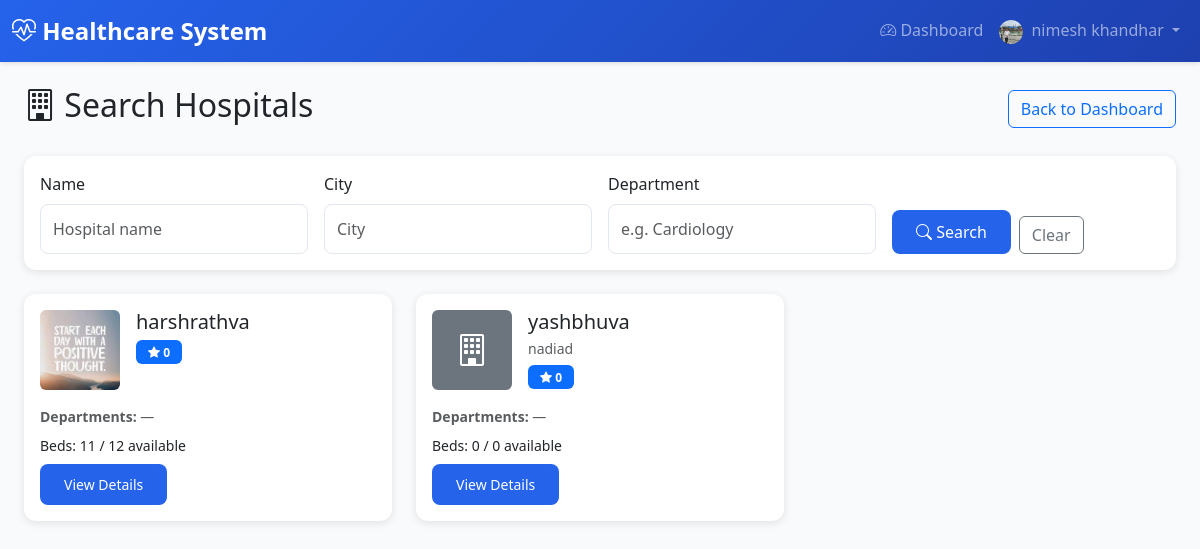
The page /hospitals/search/ (signed in) on the database its author committed.
### accounts/models.py (models this page shows, shortened)
class User(AbstractUser):
    email = models.EmailField(unique=True)
    ROLE_CHOICES = [
        ('ADMIN', 'Admin'),
        ('DOCTOR', 'Doctor'),
        ('PATIENT', 'Patient'),
        ('HOSPITAL', 'Hospital'),
        ('HOSPITAL_ADMIN', 'Hospital Admin'),
    ]
    role = models.CharField(max_length=20, choices=ROLE_CHOICES, default='PATIENT')
    is_approved = models.BooleanField(default=False)  # For Doctor and Hospital approval
    phone_number = models.CharField(max_length=15, blank=True)
    address = models.TextField(blank=True)
    profile_picture = models.ImageField(upload_to='user_profiles/', blank=True, null=True)
    created_at = models.DateTimeField(auto_now_add=True)
    updated_at = models.DateTimeField(auto_now=True)
    class Meta:
        db_table = 'users'
        verbose_name = 'User'
        verbose_name_plural = 'Users'

### hospitals/models.py (models this page shows, shortened)
class Hospital(models.Model):
    user = models.OneToOneField(
        settings.AUTH_USER_MODEL,
        on_delete=models.CASCADE,
        related_name='hospital_profile'
    )
    name = models.CharField(max_length=200)
    registration_number = models.CharField(max_length=50, unique=True)
    address = models.TextField(blank=True)
    city = models.CharField(max_length=100, blank=True)
    state = models.CharField(max_length=100, blank=True)
    zip_code = models.CharField(max_length=10, blank=True)
    phone = models.CharField(max_length=15, blank=True)
    email = models.EmailField(blank=True)
    website = models.URLField(blank=True)
    description = models.TextField(blank=True)
    facilities = models.TextField(blank=True, help_text="Departments - comma separated")
    total_beds = models.PositiveIntegerField(default=0)
    available_beds = models.PositiveIntegerField(default=0)  # Kept for migration; use available_beds_count for dynamic
    logo = models.ImageField(upload_to='hospital_logos/', blank=True, null=True)
    verification_document = models.FileField(upload_to='hospital_verifications/', blank=True, null=True, help_text="Upload registration certificate or license for verification")
    created_at = models.DateTimeField(auto_now_add=True)
    updated_at = models.DateTimeField(auto_now=True)
    class Meta:
        db_table = 'hospitals'
        verbose_name = 'Hospital'
        verbose_name_plural = 'Hospitals'
        ordering = ['name']
    @property
    def occupied_beds_count(self):
        from django.db.models import Q
        return self.admissions.filter(
            Q(discharge_time__isnull=True) | Q(discharge_time__gt=timezone.now())
        ).count()
    @property
    def available_beds_count(self):
        return max(0, self.total_beds - self.occupied_beds_count)
    def get_available_beds_display(self):
        """For admin list_display (avoids property in admin)"""
        return self.available_beds_count
    get_available_beds_display.short_description = 'Available beds'
    @property
    def average_rating(self):
        from django.db.models import Avg
        result = self.reviews.aggregate(avg=Avg('rating'))
        return round(result['avg'] or 0, 1)

### hospitals/views.py (the view)
# urls.py: path('search/', views.HospitalSearchView.as_view(), name='hospital_search'),
class HospitalSearchView(LoginRequiredMixin, ListView):
    model = Hospital
    template_name = 'hospitals/hospital_search.html'
    context_object_name = 'hospitals'
    paginate_by = 10
    def get_queryset(self):
        qs = Hospital.objects.select_related('user').all()
        q = self.request.GET.get('q', '').strip()
        city = self.request.GET.get('city', '').strip()
        department = self.request.GET.get('department', '').strip()
        if q:
            qs = qs.filter(
                Q(name__icontains=q) |
                Q(address__icontains=q) |
                Q(city__icontains=q)
            )
        if city:
            qs = qs.filter(city__icontains=city)
        if department:
            qs = qs.filter(facilities__icontains=department)
        return qs.order_by('name')
    def get_context_data(self, **kwargs):
        context = super().get_context_data(**kwargs)
        context['search_q'] = self.request.GET.get('q', '')
        context['search_city'] = self.request.GET.get('city', '')
        context['search_department'] = self.request.GET.get('department', '')
        return context

### templates/hospitals/hospital_search.html (shortened to what this page needs)
{% extends 'base.html' %}
{% block content %}
<div class="container-fluid">
    <div class="d-flex justify-content-between align-items-center mb-4">
        <h2><i class="bi bi-building"></i> Search Hospitals</h2>
        <a href="{% url 'accounts:patient_dashboard' %}" class="btn btn-outline-primary">Back to Dashboard</a>
    </div>
    <div class="card mb-4">
        <div class="card-body">
            <form method="get" class="row g-3">
                <div class="col-md-3">
                    <label class="form-label">Name</label>
                    <input type="text" name="q" class="form-control" placeholder="Hospital name" value="{{ search_q }}">
                </div>
                <div class="col-md-3">
                    <label class="form-label">City</label>
                    <input type="text" name="city" class="form-control" placeholder="City" value="{{ search_city }}">
                </div>
                <div class="col-md-3">
                    <label class="form-label">Department</label>
                    <input type="text" name="department" class="form-control" placeholder="e.g. Cardiology" value="{{ search_department }}">
                </div>
                <div class="col-md-3 d-flex align-items-end">
                    <button type="submit" class="btn btn-primary me-2"><i class="bi bi-search"></i> Search</button>
                    <a href="{% url 'hospitals:hospital_search' %}" class="btn btn-outline-secondary">Clear</a>
                </div>
            </form>
        </div>
    </div>
    <div class="row">
        {% for hospital in hospitals %}
        <div class="col-md-6 col-lg-4 mb-4">
            <div class="card h-100">
                <div class="card-body">
                    <div class="d-flex mb-3">
                        {% if hospital.logo %}
                        <img src="{{ hospital.logo.url }}" alt="{{ hospital.name }}" class="rounded me-3" style="width: 80px; height: 80px; object-fit: cover;">
                        {% else %}
                        <div class="rounded bg-secondary d-flex align-items-center justify-content-center me-3" style="width: 80px; height: 80px;">
                            <i class="bi bi-building text-white" style="font-size: 2rem;"></i>
                        </div>
                        {% endif %}
                        <div class="flex-grow-1">
                            <h5 class="card-title mb-1">{{ hospital.name }}</h5>
                            <p class="text-muted small mb-0">{{ hospital.address|truncatewords:8 }}{% if hospital.city %}, {{ hospital.city }}{% endif %}</p>
                            <div class="mt-1">
                                <span class="badge bg-primary"><i class="bi bi-star-fill"></i> {{ hospital.average_rating }}</span>
                            </div>
                        </div>
                    </div>
                    <p class="small text-muted mb-2">
                        <strong>Departments:</strong> {{ hospital.facilities|truncatewords:10|default:"—" }}
                    </p>
                    <p class="small mb-2">
                         Beds: {{ hospital.available_beds_count }} / {{ hospital.total_beds }} available
                    </p>
                    <a href="{% url 'hospitals:hospital_detail' hospital.pk %}" class="btn btn-primary btn-sm">View Details</a>
                </div>
            </div>
        </div>
        {% empty %}
        <div class="col-12">
            <div class="alert alert-info">No hospitals found. Try different search criteria.</div>
        </div>
        {% endfor %}
    </div>
</div>
{% endblock %}

### templates/base.html (shortened to what this page needs)
<!DOCTYPE html>
<html lang="en">
<head>
    <link href="https://cdn.jsdelivr.net/npm/bootstrap@5.3.0/dist/css/bootstrap.min.css" rel="stylesheet">
    <link rel="stylesheet" href="https://cdn.jsdelivr.net/npm/bootstrap-icons@1.11.0/font/bootstrap-icons.css">
</head>
<body>
    {% if user.is_authenticated %}
    <nav class="navbar navbar-expand-lg navbar-dark">
        <div class="container-fluid">
            <a class="navbar-brand" href="{% url 'accounts:dashboard_redirect' %}">
                <i class="bi bi-heart-pulse"></i> Healthcare System
            </a>
            <div class="collapse navbar-collapse" id="navbarNav">
                <ul class="navbar-nav ms-auto">
                    <li class="nav-item">
                        <a class="nav-link" href="{% url 'accounts:dashboard_redirect' %}">
                            <i class="bi bi-speedometer2"></i> Dashboard
                        </a>
                    </li>
                    <li class="nav-item dropdown">
                        <a class="nav-link dropdown-toggle" href="#" id="navbarDropdown" role="button" data-bs-toggle="dropdown">
                            {% if user.profile_picture %}
                            <img src="{{ user.profile_picture.url }}" alt="Profile" class="rounded-circle me-1" style="width: 24px; height: 24px; object-fit: cover;">
                            {% else %}
                            <i class="bi bi-person-circle"></i>
                            {% endif %}
                            {{ user.get_full_name|default:user.username }}
                        </a>
                    </li>
                </ul>
            </div>
        </div>
    </nav>
    {% endif %}
    <div class="container-fluid mt-4">
        {% block content %}{% endblock %}
    </div>
</body>
</html>

### templates/base.html (style rules this page uses)
:root { --primary-color: #2563eb; --secondary-color: #64748b; --success-color: #10b981; --danger-color: #ef4444; --warning-color: #f59e0b; --info-color: #3b82f6; }
body { font-family: 'Segoe UI', Tahoma, Geneva, Verdana, sans-serif; background-color: #f8fafc; }
.navbar { background: linear-gradient(135deg, var(--primary-color) 0%, #1e40af 100%); box-shadow: 0 2px 4px rgba(0,0,0,0.1); }
.navbar-brand { font-weight: 700; font-size: 1.5rem; }
.card { border: none; border-radius: 12px; box-shadow: 0 2px 8px rgba(0,0,0,0.1); transition: transform 0.2s, box-shadow 0.2s; }
.btn-primary { background-color: var(--primary-color); border: none; border-radius: 8px; padding: 10px 24px; font-weight: 500; }
.form-control { border-radius: 8px; border: 1px solid #e2e8f0; padding: 12px; }
.badge { padding: 6px 12px; border-radius: 6px; }

### rows shown on the page
User: profile_picture (picture), get_full_name "nimesh khandhar"
Hospital: logo (picture), name "harshrathva", average_rating "0", facilities "—", available_beds_count "11", total_beds "12"
Hospital: name "yashbhuva", address "nadiad", average_rating "0", facilities "—", available_beds_count "0", total_beds "0"
